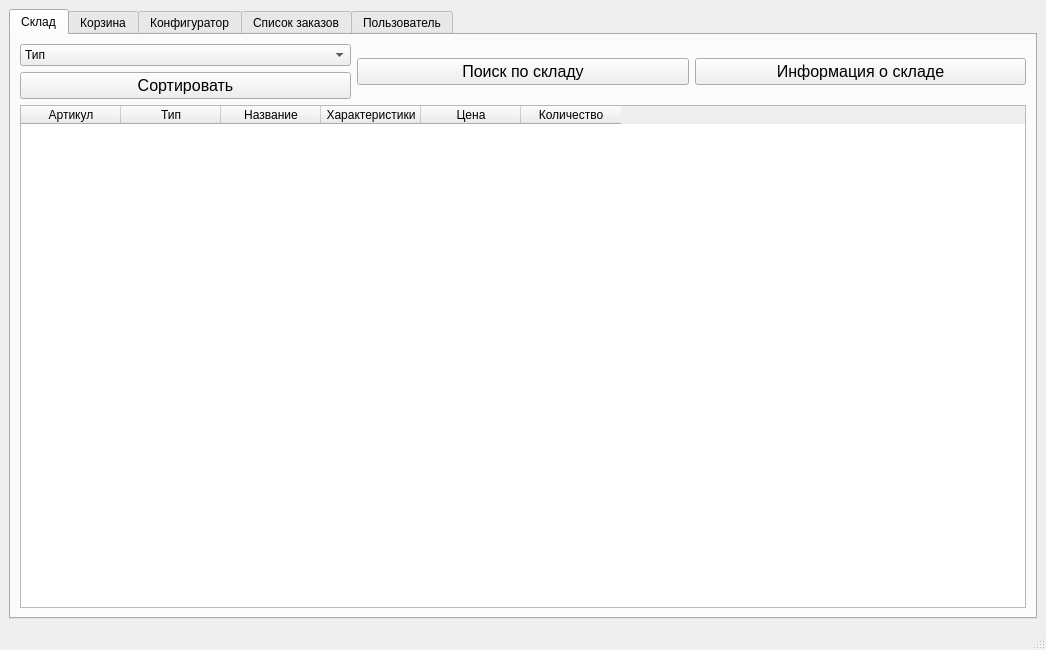
<?xml version="1.0" encoding="UTF-8"?>
<ui version="4.0">
 <class>MainWindow</class>
 <widget class="QMainWindow" name="MainWindow">
  <property name="geometry">
   <rect>
    <x>0</x>
    <y>0</y>
    <width>1046</width>
    <height>650</height>
   </rect>
  </property>
  <property name="windowTitle">
   <string>MainWindow</string>
  </property>
  <widget class="QWidget" name="centralwidget">
   <layout class="QVBoxLayout" name="verticalLayout">
    <item>
     <widget class="QTabWidget" name="tabWidget">
      <property name="currentIndex">
       <number>0</number>
      </property>
      <widget class="QWidget" name="stockTab">
       <attribute name="title">
        <string>Склад</string>
       </attribute>
       <layout class="QVBoxLayout" name="stockLayout">
        <item>
         <layout class="QHBoxLayout" name="stockButtonLayout">
          <item>
           <layout class="QVBoxLayout" name="stockSortLayout">
            <item>
             <widget class="QComboBox" name="stockFilterComboBox">
              <item>
               <property name="text">
                <string>Тип</string>
               </property>
              </item>
              <item>
               <property name="text">
                <string>Все</string>
               </property>
              </item>
              <item>
               <property name="text">
                <string>Видеокарты</string>
               </property>
              </item>
              <item>
               <property name="text">
                <string>Процессоры</string>
               </property>
              </item>
              <item>
               <property name="text">
                <string>Материнские платы</string>
               </property>
              </item>
              <item>
               <property name="text">
                <string>Оперативная память</string>
               </property>
              </item>
              <item>
               <property name="text">
                <string>Блоки питания</string>
               </property>
              </item>
              <item>
               <property name="text">
                <string>Накопители</string>
               </property>
              </item>
              <item>
               <property name="text">
                <string>Корпуса</string>
               </property>
              </item>
              <item>
               <property name="text">
                <string>Охлаждение</string>
               </property>
              </item>
             </widget>
            </item>
            <item>
             <widget class="QPushButton" name="sortButton">
              <property name="font">
               <font>
                <family>Arial</family>
                <pointsize>12</pointsize>
               </font>
              </property>
              <property name="text">
               <string>Сортировать</string>
              </property>
             </widget>
            </item>
           </layout>
          </item>
          <item>
           <widget class="QPushButton" name="searchButton">
            <property name="font">
             <font>
              <family>Arial</family>
              <pointsize>12</pointsize>
             </font>
            </property>
            <property name="text">
             <string>Поиск по складу</string>
            </property>
           </widget>
          </item>
          <item>
           <widget class="QPushButton" name="infoButton">
            <property name="font">
             <font>
              <family>Arial</family>
              <pointsize>12</pointsize>
             </font>
            </property>
            <property name="text">
             <string>Информация о складе</string>
            </property>
           </widget>
          </item>
         </layout>
        </item>
        <item>
         <widget class="QTableWidget" name="stockTable">
          <column>
           <property name="text">
            <string>Артикул</string>
           </property>
          </column>
          <column>
           <property name="text">
            <string>Тип</string>
           </property>
          </column>
          <column>
           <property name="text">
            <string>Название</string>
           </property>
          </column>
          <column>
           <property name="text">
            <string>Характеристики</string>
           </property>
          </column>
          <column>
           <property name="text">
            <string>Цена</string>
           </property>
          </column>
          <column>
           <property name="text">
            <string>Количество</string>
           </property>
          </column>
         </widget>
        </item>
       </layout>
      </widget>
      <widget class="QWidget" name="cartTab">
       <attribute name="title">
        <string>Корзина</string>
       </attribute>
       <layout class="QVBoxLayout" name="cartLayout">
        <item>
         <layout class="QHBoxLayout" name="cartButtonsLayout">
          <item>
           <layout class="QVBoxLayout" name="cartSortLayout">
            <item>
             <widget class="QComboBox" name="cartFilterComboBox">
              <item>
               <property name="text">
                <string>Тип</string>
               </property>
              </item>
              <item>
               <property name="text">
                <string>Все</string>
               </property>
              </item>
              <item>
               <property name="text">
                <string>Видеокарты</string>
               </property>
              </item>
              <item>
               <property name="text">
                <string>Процессоры</string>
               </property>
              </item>
              <item>
               <property name="text">
                <string>Материнские платы</string>
               </property>
              </item>
              <item>
               <property name="text">
                <string>Оперативная память</string>
               </property>
              </item>
              <item>
               <property name="text">
                <string>Блоки питания</string>
               </property>
              </item>
              <item>
               <property name="text">
                <string>Накопители</string>
               </property>
              </item>
              <item>
               <property name="text">
                <string>Корпуса</string>
               </property>
              </item>
              <item>
               <property name="text">
                <string>Охлаждение</string>
               </property>
              </item>
             </widget>
            </item>
            <item>
             <widget class="QPushButton" name="sortButton">
              <property name="text">
               <string>Сортировать</string>
              </property>
             </widget>
            </item>
           </layout>
          </item>
          <item>
           <widget class="QPushButton" name="clearCartButton">
            <property name="text">
             <string>Очистить корзину</string>
            </property>
           </widget>
          </item>
          <item>
           <widget class="QPushButton" name="orderButton">
            <property name="text">
             <string>Оформить заказ</string>
            </property>
           </widget>
          </item>
          <item>
           <widget class="QLabel" name="cartSumLabel">
            <property name="text">
             <string>Сумма заказа: 0$</string>
            </property>
           </widget>
          </item>
         </layout>
        </item>
        <item>
         <widget class="QTableWidget" name="cartTable">
          <column>
           <property name="text">
            <string>Артикул</string>
           </property>
          </column>
          <column>
           <property name="text">
            <string>Тип</string>
           </property>
          </column>
          <column>
           <property name="text">
            <string>Название</string>
           </property>
          </column>
          <column>
           <property name="text">
            <string>Характеристики</string>
           </property>
          </column>
          <column>
           <property name="text">
            <string>Цена</string>
           </property>
          </column>
          <column>
           <property name="text">
            <string>Количество</string>
           </property>
          </column>
         </widget>
        </item>
       </layout>
      </widget>
      <widget class="QWidget" name="configuratorTab">
       <property name="windowTitle">
        <string>Form</string>
       </property>
       <attribute name="title">
        <string>Конфигуратор</string>
       </attribute>
       <layout class="QHBoxLayout" name="horizontalConfiguratorLayout">
        <item>
         <layout class="QVBoxLayout" name="verticalConfiguratorLayout1">
          <item>
           <widget class="QLabel" name="configuratorSelectLabel">
            <property name="font">
             <font>
              <family>Arial</family>
              <pointsize>25</pointsize>
             </font>
            </property>
            <property name="text">
             <string>Выберите конфигурацию компьютера</string>
            </property>
            <property name="alignment">
             <set>Qt::AlignmentFlag::AlignTop</set>
            </property>
           </widget>
          </item>
          <item>
           <widget class="QLabel" name="cpuLabel">
            <property name="font">
             <font>
              <family>Arial</family>
              <pointsize>14</pointsize>
             </font>
            </property>
            <property name="text">
             <string>Процессор</string>
            </property>
           </widget>
          </item>
          <item>
           <widget class="QPushButton" name="cpuButton">
            <property name="text">
             <string>Выбрать процессор</string>
            </property>
            <property name="fixedWidth" stdset="0">
             <number>275</number>
            </property>
           </widget>
          </item>
          <item>
           <widget class="QLabel" name="motherboardLabel">
            <property name="font">
             <font>
              <family>Arial</family>
              <pointsize>14</pointsize>
             </font>
            </property>
            <property name="text">
             <string>Материнская плата</string>
            </property>
           </widget>
          </item>
          <item>
           <widget class="QPushButton" name="motherboardButton">
            <property name="text">
             <string>Выбрать материнскую плату</string>
            </property>
            <property name="fixedWidth" stdset="0">
             <number>275</number>
            </property>
           </widget>
          </item>
          <item>
           <widget class="QLabel" name="gpuLabel">
            <property name="font">
             <font>
              <family>Arial</family>
              <pointsize>14</pointsize>
             </font>
            </property>
            <property name="text">
             <string>Видеокарта</string>
            </property>
           </widget>
          </item>
          <item>
           <widget class="QPushButton" name="gpuButton">
            <property name="text">
             <string>Выбрать видеокарту</string>
            </property>
            <property name="fixedWidth" stdset="0">
             <number>275</number>
            </property>
           </widget>
          </item>
          <item>
           <widget class="QLabel" name="ramLabel">
            <property name="font">
             <font>
              <family>Arial</family>
              <pointsize>14</pointsize>
             </font>
            </property>
            <property name="text">
             <string>Оперативная память</string>
            </property>
           </widget>
          </item>
          <item>
           <widget class="QPushButton" name="ramButton">
            <property name="text">
             <string>Выбрать оперативную память</string>
            </property>
            <property name="fixedWidth" stdset="0">
             <number>275</number>
            </property>
           </widget>
          </item>
          <item>
           <widget class="QLabel" name="romLabel">
            <property name="font">
             <font>
              <family>Arial</family>
              <pointsize>14</pointsize>
             </font>
            </property>
            <property name="text">
             <string>Накопитель</string>
            </property>
           </widget>
          </item>
          <item>
           <widget class="QPushButton" name="romButton">
            <property name="text">
             <string>Выбрать накопитель</string>
            </property>
            <property name="fixedWidth" stdset="0">
             <number>275</number>
            </property>
           </widget>
          </item>
          <item>
           <widget class="QLabel" name="coolerLabel">
            <property name="font">
             <font>
              <family>Arial</family>
              <pointsize>14</pointsize>
             </font>
            </property>
            <property name="text">
             <string>Охлаждение</string>
            </property>
           </widget>
          </item>
          <item>
           <widget class="QPushButton" name="coolerButton">
            <property name="text">
             <string>Выбрать охлаждение</string>
            </property>
            <property name="fixedWidth" stdset="0">
             <number>275</number>
            </property>
           </widget>
          </item>
          <item>
           <widget class="QLabel" name="powerUnitLabel">
            <property name="font">
             <font>
              <family>Arial</family>
              <pointsize>14</pointsize>
             </font>
            </property>
            <property name="text">
             <string>Блок питания</string>
            </property>
           </widget>
          </item>
          <item>
           <widget class="QPushButton" name="powerUnitButton">
            <property name="text">
             <string>Выбрать блок питания</string>
            </property>
            <property name="fixedWidth" stdset="0">
             <number>275</number>
            </property>
           </widget>
          </item>
          <item>
           <widget class="QLabel" name="caseLabel">
            <property name="font">
             <font>
              <family>Arial</family>
              <pointsize>14</pointsize>
             </font>
            </property>
            <property name="text">
             <string>Корпус</string>
            </property>
           </widget>
          </item>
          <item>
           <widget class="QPushButton" name="caseButton">
            <property name="text">
             <string>Выбрать корпус</string>
            </property>
            <property name="fixedWidth" stdset="0">
             <number>275</number>
            </property>
           </widget>
          </item>
          <item>
           <widget class="QPushButton" name="clearButton">
            <property name="font">
             <font>
              <family>Arial</family>
              <pointsize>14</pointsize>
             </font>
            </property>
            <property name="text">
             <string>Очистить</string>
            </property>
            <property name="fixedWidth" stdset="0">
             <number>100</number>
            </property>
           </widget>
          </item>
         </layout>
        </item>
        <item>
         <layout class="QVBoxLayout" name="verticalConfiguratorLayout2">
          <item>
           <widget class="QLabel" name="configuratorSelectedLabel">
            <property name="font">
             <font>
              <family>Arial</family>
              <pointsize>25</pointsize>
             </font>
            </property>
            <property name="text">
             <string>Конфигурация компьютера</string>
            </property>
            <property name="alignment">
             <set>Qt::AlignmentFlag::AlignTop</set>
            </property>
           </widget>
          </item>
          <item>
           <widget class="QLabel" name="selectedCpuLabel">
            <property name="font">
             <font>
              <family>Arial</family>
              <pointsize>14</pointsize>
             </font>
            </property>
            <property name="text">
             <string>Процессор: не выбрано</string>
            </property>
           </widget>
          </item>
          <item>
           <widget class="QLabel" name="selectedMotherboardLabel">
            <property name="font">
             <font>
              <family>Arial</family>
              <pointsize>14</pointsize>
             </font>
            </property>
            <property name="text">
             <string>Материнская плата: не выбрано</string>
            </property>
           </widget>
          </item>
          <item>
           <widget class="QLabel" name="selectedGpuLabel">
            <property name="font">
             <font>
              <family>Arial</family>
              <pointsize>14</pointsize>
             </font>
            </property>
            <property name="text">
             <string>Видеокарта: не выбрано</string>
            </property>
           </widget>
          </item>
          <item>
           <widget class="QLabel" name="selectedRamLabel">
            <property name="font">
             <font>
              <family>Arial</family>
              <pointsize>14</pointsize>
             </font>
            </property>
            <property name="text">
             <string>Оперативная память: не выбрано</string>
            </property>
           </widget>
          </item>
          <item>
           <widget class="QLabel" name="selectedRomLabel">
            <property name="font">
             <font>
              <family>Arial</family>
              <pointsize>14</pointsize>
             </font>
            </property>
            <property name="text">
             <string>Накопитель: не выбрано</string>
            </property>
           </widget>
          </item>
          <item>
           <widget class="QLabel" name="selectedCoolerLabel">
            <property name="font">
             <font>
              <family>Arial</family>
              <pointsize>14</pointsize>
             </font>
            </property>
            <property name="text">
             <string>Охлаждение: не выбрано</string>
            </property>
           </widget>
          </item>
          <item>
           <widget class="QLabel" name="selectedPowerUnitLabel">
            <property name="font">
             <font>
              <family>Arial</family>
              <pointsize>14</pointsize>
             </font>
            </property>
            <property name="text">
             <string>Блок питания: не выбрано</string>
            </property>
           </widget>
          </item>
          <item>
           <widget class="QLabel" name="selectedCaseLabel">
            <property name="font">
             <font>
              <family>Arial</family>
              <pointsize>14</pointsize>
             </font>
            </property>
            <property name="text">
             <string>Корпус: не выбрано</string>
            </property>
           </widget>
          </item>
          <item>
           <widget class="QLabel" name="sumLabel">
            <property name="font">
             <font>
              <family>Arial</family>
              <pointsize>20</pointsize>
             </font>
            </property>
            <property name="text">
             <string>СУММА: 0$</string>
            </property>
           </widget>
          </item>
          <item>
           <widget class="QPushButton" name="confirmButton">
            <property name="font">
             <font>
              <family>Arial</family>
              <pointsize>14</pointsize>
             </font>
            </property>
            <property name="text">
             <string>ГОТОВО</string>
            </property>
            <property name="fixedWidth" stdset="0">
             <number>180</number>
            </property>
            <property name="fixedHeight" stdset="0">
             <number>50</number>
            </property>
           </widget>
          </item>
         </layout>
        </item>
       </layout>
      </widget>
      <widget class="QWidget" name="ordersTab">
       <property name="windowTitle">
        <string>Orders</string>
       </property>
       <attribute name="title">
        <string>Список заказов</string>
       </attribute>
       <layout class="QVBoxLayout" name="orderLayout">
        <item>
         <widget class="QTableWidget" name="orderTable">
          <property name="columnCount">
           <number>6</number>
          </property>
          <attribute name="horizontalHeaderDefaultSectionSize">
           <number>100</number>
          </attribute>
          <attribute name="horizontalHeaderStretchLastSection">
           <bool>true</bool>
          </attribute>
          <attribute name="verticalHeaderVisible">
           <bool>false</bool>
          </attribute>
          <attribute name="verticalHeaderMinimumSectionSize">
           <number>30</number>
          </attribute>
          <attribute name="verticalHeaderDefaultSectionSize">
           <number>30</number>
          </attribute>
          <attribute name="verticalHeaderHighlightSections">
           <bool>false</bool>
          </attribute>
          <attribute name="verticalHeaderShowSortIndicator" stdset="0">
           <bool>false</bool>
          </attribute>
          <attribute name="verticalHeaderStretchLastSection">
           <bool>false</bool>
          </attribute>
          <column>
           <property name="text">
            <string>Номер заказа</string>
           </property>
          </column>
          <column>
           <property name="text">
            <string>Получатель</string>
           </property>
          </column>
          <column>
           <property name="text">
            <string>Номер получателя</string>
           </property>
          </column>
          <column>
           <property name="text">
            <string>Адрес доставки</string>
           </property>
          </column>
          <column>
           <property name="text">
            <string>Товары</string>
           </property>
          </column>
          <column>
           <property name="text">
            <string>Сумма заказа</string>
           </property>
          </column>
         </widget>
        </item>
       </layout>
      </widget>
      <widget class="QWidget" name="userInfoTab">
       <attribute name="title">
        <string>Пользователь</string>
       </attribute>
       <layout class="QVBoxLayout" name="userInfoLayout">
        <item>
         <layout class="QVBoxLayout" name="verticalLayout">
          <item>
           <widget class="QLabel" name="titleLabel">
            <property name="font">
             <font>
              <family>Arial</family>
              <pointsize>35</pointsize>
             </font>
            </property>
            <property name="text">
             <string>ИНФОРМАЦИЯ О ПОЛЬЗОВАТЕЛЕ</string>
            </property>
           </widget>
          </item>
          <item>
           <widget class="QLabel" name="imageLabel">
            <property name="sizePolicy">
             <sizepolicy hsizetype="Expanding" vsizetype="Expanding">
              <horstretch>0</horstretch>
              <verstretch>0</verstretch>
             </sizepolicy>
            </property>
            <property name="text">
             <string/>
            </property>
           </widget>
          </item>
          <item>
           <widget class="QLabel" name="loginLabel">
            <property name="font">
             <font>
              <family>Arial</family>
              <pointsize>20</pointsize>
             </font>
            </property>
            <property name="text">
             <string>Логин: </string>
            </property>
           </widget>
          </item>
          <item>
           <widget class="QLabel" name="positionLabel">
            <property name="font">
             <font>
              <family>Arial</family>
              <pointsize>20</pointsize>
             </font>
            </property>
            <property name="text">
             <string>Должность: </string>
            </property>
           </widget>
          </item>
          <item>
           <widget class="QLabel" name="phoneNumberLabel">
            <property name="font">
             <font>
              <family>Arial</family>
              <pointsize>20</pointsize>
             </font>
            </property>
            <property name="text">
             <string>Контактный номер: </string>
            </property>
           </widget>
          </item>
          <item>
           <widget class="QLabel" name="idLabel">
            <property name="font">
             <font>
              <family>Arial</family>
              <pointsize>20</pointsize>
             </font>
            </property>
            <property name="text">
             <string>ID: </string>
            </property>
           </widget>
          </item>
         </layout>
        </item>
       </layout>
      </widget>
     </widget>
    </item>
   </layout>
  </widget>
  <widget class="QMenuBar" name="menubar">
   <property name="geometry">
    <rect>
     <x>0</x>
     <y>0</y>
     <width>1046</width>
     <height>21</height>
    </rect>
   </property>
  </widget>
  <widget class="QStatusBar" name="statusbar"/>
 </widget>
 <resources/>
 <connections/>
</ui>
